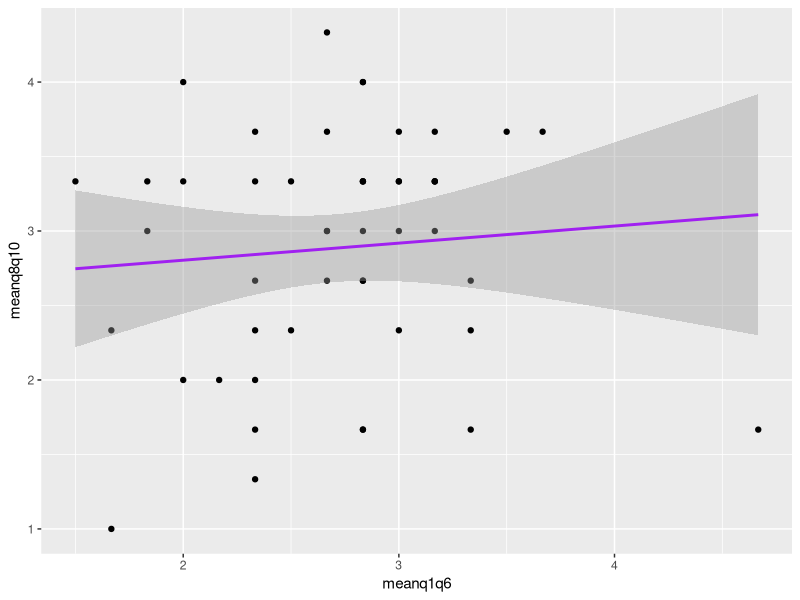

Write the R code that produced this figure. (Note: this script raises an error after producing the figure.)
## ---- chunk 1
setwd(dirname(rstudioapi::getActiveDocumentContext()$path))
library(tidyverse)

## ---- chunk 2
week8_tbl <- read_csv(file = "../data/week3.csv") %>% 
  mutate(q5 = recode(q5, "1" = "5", "2" = "4", "3" = "3", "4" = "2", "5" = "1")) %>% 
  mutate(q5 = as.numeric(q5)) %>%
  rowwise() %>% 
  mutate(meanq1q6 = mean(c(q1, q2, q3, q4, q5, q6))) %>% 
  mutate(meanq8q10 = mean(c(q8, q9, q10)))
  
## ---- chunk 3
week8_tbl %>% 
  select(q1:q6)

ggplot(week8_tbl, aes(x = meanq1q6, y = meanq8q10)) +
  geom_point() +
  geom_smooth(method = "lm", color = "purple")
## ---- chunk 4
cor.test(week8_tbl$meanq1q6, week8_tbl$meanq8q10)
## ---- chunk 5
week8_tbl %>% 
  select(-timeStart, -condition, -q7) %>% 
  saveRDS(file = "../Rshiny/shinydata.rds")
